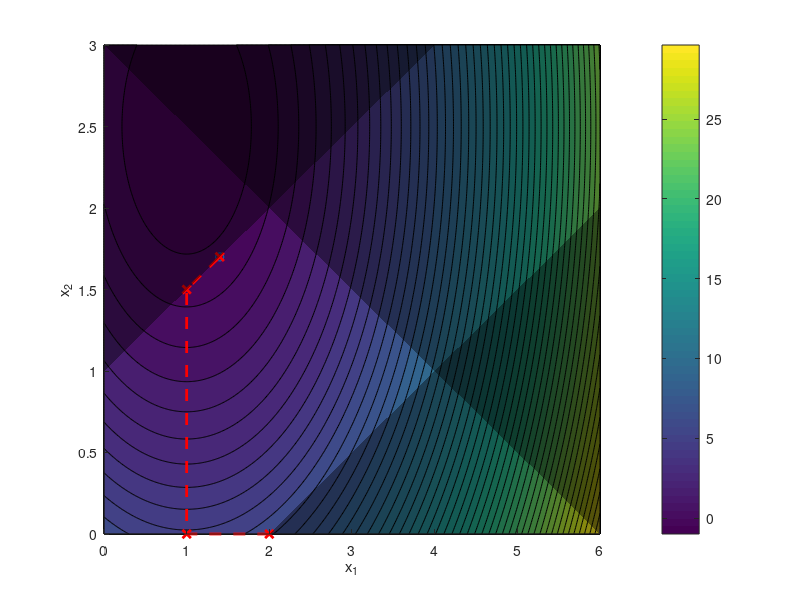

Source code (MATLAB):
%% Plot the function and the constraints
[X1,X2] = meshgrid(0:0.01:6, 0:0.01:3);
Q = X1.^2 - 2.*X1 + X2.^2 - 5.*X2 + 6.25;

figure
hold on
contourf(X1,X2,Q,50), colorbar

scatter(1.4, 1.7)

xsteps = [2 0; 1 0; 1 1.5; 1.4 1.7];
plot(xsteps(:,1), xsteps(:,2),'x--','LineWidth',2,'Color','red')

patch('Faces',[1 2 3], 'Vertices', [2 0; 6 2; 6 0], 'FaceColor', 'black', 'FaceAlpha', 0.4, 'EdgeColor', 'none')
patch('Faces',[1 2 3], 'Vertices', [0 1; 6 4; 0 4], 'FaceColor', 'black', 'FaceAlpha', 0.4, 'EdgeColor', 'none')
patch('Faces',[1 2 3], 'Vertices', [0 3; 6 0; 6 3], 'FaceColor', 'black', 'FaceAlpha', 0.4, 'EdgeColor', 'none')

xlim([0 6]); ylim([0 3]);
xlabel('x_1'); ylabel('x_2');
